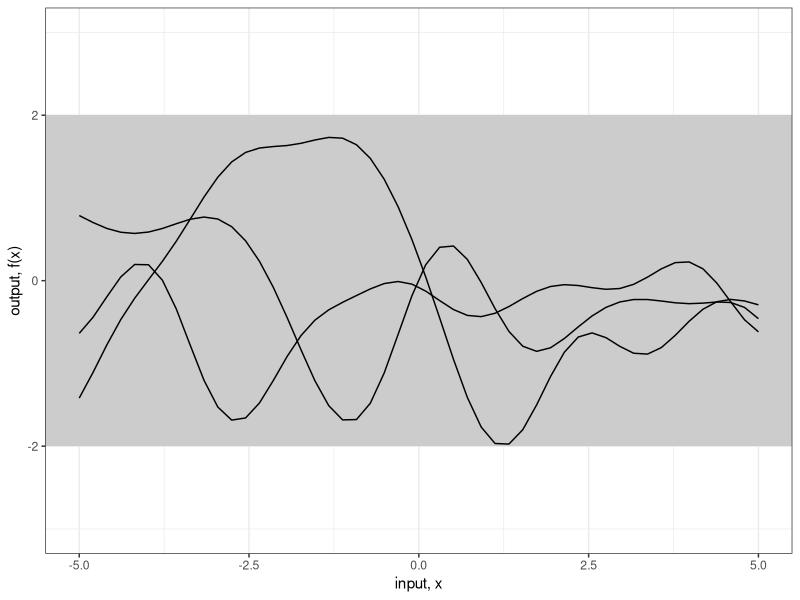

This figure's R source: (Note: this script raises an error after producing the figure.)
require(MASS)
require(reshape2)
require(ggplot2)

set.seed(12345)

x_predict <- seq(-5,5,len=50)
l <- 1

SE <- function(Xi,Xj, l) exp(-0.5 * (Xi - Xj) ^ 2 / l ^ 2)
cov <- function(X, Y) outer(X, Y, SE, l)

COV <- cov(x_predict, x_predict)
values <- mvrnorm(3, rep(0, length=length(x_predict)), COV)

dat <- data.frame(x=x_predict, t(values))
dat <- melt(dat, id="x")
head(dat)

fig2a <- ggplot(dat,aes(x=x,y=value)) +
  geom_rect(xmin=-Inf, xmax=Inf, ymin=-2, ymax=2, fill="grey80") +
  geom_line(aes(group=variable)) +   theme_bw() +
  scale_y_continuous(lim=c(-3,3), name="output, f(x)") +
  xlab("input, x")
fig2a

#Posterior distribution given the data

obs <- data.frame(x = c(-4, -3, -1,  0,  2),
                  y = c(-2,  0,  1,  2, -1))

# Without noise
cov_xx_inv <- solve(cov(obs$x, obs$x))
Ef <- cov(x_predict, obs$x) %*% cov_xx_inv %*% obs$y
Cf <- cov(x_predict, x_predict) - cov(x_predict, obs$x)  %*% cov_xx_inv %*% cov(obs$x, x_predict)

# Take 3 random samples from posterior distribution
values <- mvrnorm(3, Ef, Cf)

dat <- data.frame(x=x_predict, t(values))
dat <- melt(dat, id="x")

fig2b <- ggplot(dat,aes(x=x,y=value)) +
  geom_ribbon(data=NULL, 
              aes(x=x_predict, y=Ef, ymin=(Ef-2*sqrt(diag(Cf))), ymax=(Ef+2*sqrt(diag(Cf)))),
              fill="grey80") +
  geom_line(aes(color=variable)) + #REPLICATES
  geom_line(data=NULL,aes(x=x_predict,y=Ef), size=1) + #MEAN
  geom_point(data=obs,aes(x=x,y=y)) +  #OBSERVED DATA
  scale_y_continuous(lim=c(-3,3), name="output, f(x)") +
  xlab("input, x")
fig2b

# With noise
sigma.n <- 0.25
cov_xx_inv <- solve(cov(obs$x, obs$x) + sigma.n^2 * diag(1, length(obs$x)))
Ef <- cov(x_predict, obs$x) %*% cov_xx_inv %*% obs$y
Cf <- cov(x_predict, x_predict) - cov(x_predict, obs$x)  %*% cov_xx_inv %*% cov(obs$x, x_predict)

values <- mvrnorm(3, Ef, Cf)

dat <- data.frame(x=x_predict, t(values))
dat <- melt(dat, id="x")

fig2c <- ggplot(dat,aes(x=x,y=value)) +
  geom_ribbon(data=NULL, 
              aes(x=x_predict, y=Ef, ymin=(Ef-2*sqrt(diag(Cf))), ymax=(Ef+2*sqrt(diag(Cf)))),
              fill="grey80") + # Var
  geom_line(aes(color=variable)) + #REPLICATES
  geom_line(data=NULL,aes(x=x_predict,y=Ef), size=1) + #MEAN
  geom_point(data=obs,aes(x=x,y=y)) +  #OBSERVED DATA
  scale_y_continuous(lim=c(-3,3), name="output, f(x)") +
  xlab("input, x")
fig2c

